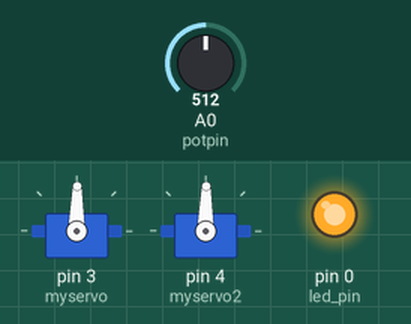
This sketch was run on a simulated Arduino Uno, built with avr-gcc and run on an emulated ATmega328P. Parts: 2 × servo, output pins drawn as LEDs (lit = HIGH). The test bench sets the inputs (shaded band); at power-on: A0 (potpin) = 512.

Above: at 1.2 s.
1.3 s: A0 (potpin) set to 716
At 2.5 s:
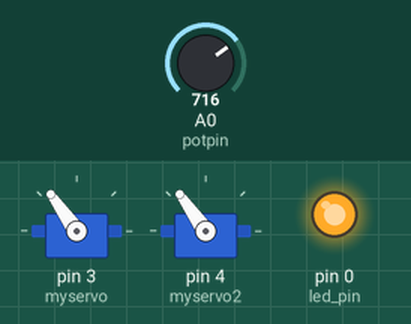
2.8 s: A0 (potpin) set to 900
At 3.6 s:
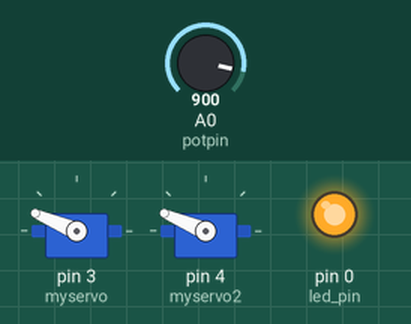
4.3 s: A0 (potpin) set to 1023
At 4.8 s:
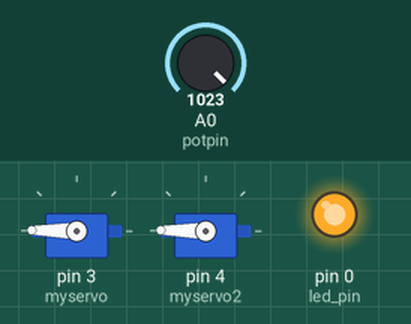
5.8 s: A0 (potpin) set to 306
At 7.0 s:
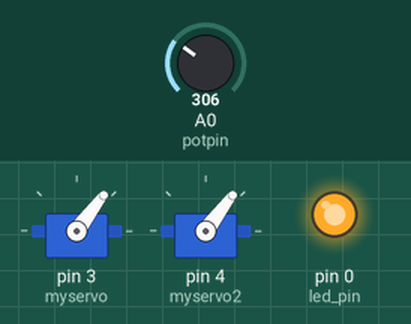
7.3 s: A0 (potpin) set to 122
At 8.3 s:
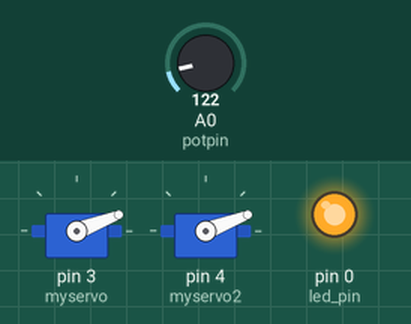
8.8 s: A0 (potpin) set to 511
At 9.5 s:
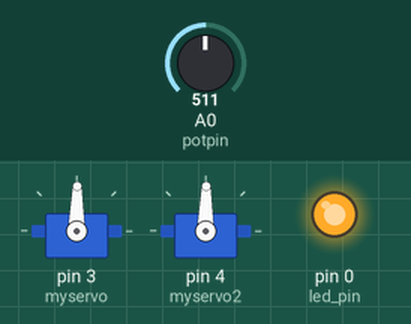
Timing chart, 0 to 11.3 s (numbered marks = the images above; inputs shaded):
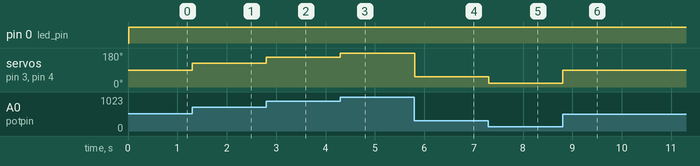

The sketch:

Knob_try.ino
```cpp
// Controlling a servo position using a potentiometer (variable resistor)
// by Michal Rinott <http://people.interaction-ivrea.it/m.rinott>

#include <Servo.h>

Servo myservo;  // create servo object to control a servo
Servo myservo2;


int potpin = 0;  // analog pin used to connect the potentiometer
int val;    // variable to read the value from the analog pin

int led_pin = 0;

void setup()
{
  myservo.attach(3);  // attaches the servo on pin 9 to the servo object
  myservo2.attach(4);

  pinMode(led_pin, OUTPUT);
}

void loop()
{
//  digitalWrite(led_pin, LOW);

  val = analogRead(potpin);            // reads the value of the potentiometer (value between 0 and 1023)
  val = map(val, 0, 1023, 0, 179);     // scale it to use it with the servo (value between 0 and 180)
  myservo.write(val);   // sets the servo position according to the scaled value
  myservo2.write(val);
  delay(15);                           // waits for the servo to get there

  digitalWrite(led_pin, HIGH);
}
```

Measured:
- after the input at 1.3 s, servo on pin 3 (myservo), servo on pin 4 (myservo2): 89° → 125° at once
- after the input at 2.8 s, servo on pin 3 (myservo), servo on pin 4 (myservo2): 125° → 157° at once
- after the input at 4.3 s, servo on pin 3 (myservo), servo on pin 4 (myservo2): 157° → 179° at once
- after the input at 5.8 s, servo on pin 3 (myservo), servo on pin 4 (myservo2): 179° → 53° at once
- after the input at 7.3 s, servo on pin 3 (myservo), servo on pin 4 (myservo2): 53° → 21° at once
- after the input at 8.8 s, servo on pin 3 (myservo), servo on pin 4 (myservo2): 21° → 89° at once
